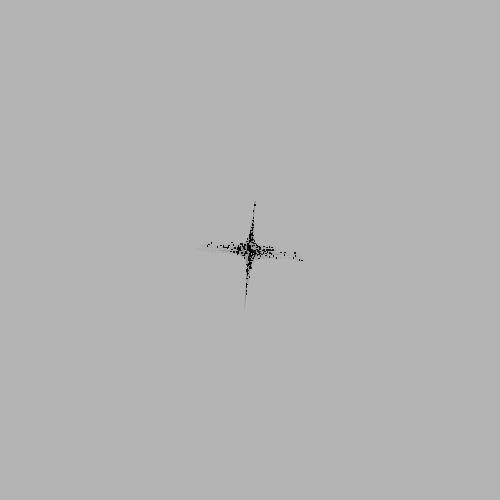
Frame 1 (no input)
Frame 60 (the mouse pressed at the canvas centre just before this capture): identical to frame 1, image omitted
Frame 120 (the mouse held since frame 60 and released just before this capture): identical to frame 1, image omitted

The Processing sketch that drew this single still picture (run headless with seeded random() and noise(); from frame 60 on, the mouse is pressed at the canvas centre):

// Processing sketch: Simulation
// ── Simulation.pde
import java.util.*;

ArrayList<PVector> grid = new ArrayList<>();

float cameraMagnitude = 100;
float cameraAngle_1 = 0.1;
float cameraAngle_2 = 0.1;

float x1 = cameraMagnitude * cos(cameraAngle_1) *  sin(cameraAngle_2);
float z1 = cameraMagnitude * cos(cameraAngle_2);
float y1 = cameraMagnitude * sin(cameraAngle_1) * sin(cameraAngle_2);

PVector vertLine = new PVector(-x1*z1,-y1*z1, x1*x1 + y1*y1);
PVector horiLine = new PVector(y1, -x1, 0);
PVector normalVector = new PVector(x1,y1,z1);

PVector cameraCords = new PVector(x1,y1,z1);

float pi = 3.14159263589;
float e = 2.718281828;

void setup(){
 size(500,500);
 colorMode(HSB, 360, 100, 100);
 //colorMode(RGB, 255, 255, 255);
 background(255);
 float m = 0.25;
 for (float i = -10; i < 10; i+=m){
   for (float j = -10; j < 10; j+=m){
     for (float k = -10; k < 10; k+=m){
       if (f(i,j,k,1) < 0.5){
         grid.add(new PVector(i,j,k));
       }
     }
   }
 }
}

float f(float x, float y, float z, float k){
   float c = x*y-sin(z);
   return abs(c);
}

void draw(){
  background(255);
  
  vertLine = new PVector(-x1*z1,-y1*z1,(x1*x1 + y1*y1));
  horiLine = new PVector(y1, -x1, 0);
  
  for (PVector point: grid){
    PVector new3dCoords = project3d(point);
    PVector newCoords = project2d(new3dCoords);
    float d = point.dist(cameraCords);
    fill(100, 100, 3000/d);
    //fill(point.x*255,point.y*255,point.z*255);
    ellipse(newCoords.x * width / cameraMagnitude + width/2, newCoords.y * height / cameraMagnitude + height/2, 100 / d / d, 100 / d / d);
  }
}

void keyPressed(){
  if (keyCode == RIGHT){
    cameraAngle_1 -= pi / 100;
  }
  if (keyCode == LEFT){
    cameraAngle_1 += pi / 100;
  }
  if (keyCode == UP){
    cameraAngle_2 += pi / 100;
  }
  if (keyCode == DOWN){
    cameraAngle_2 -= pi / 100;
  }
  if (key == 'e'){
    cameraMagnitude += 5;
  }
  if (key == 'q'){
    cameraMagnitude -= 5;
  }
  cameraAngle_1 = (cameraAngle_1 + 2 * pi) % (2 * pi);
  cameraAngle_2 = (cameraAngle_2  + 2 * pi) % (2 * pi);
  x1 = cameraMagnitude * cos(cameraAngle_1) *  sin(cameraAngle_2);
  z1 = cameraMagnitude * cos(cameraAngle_2);
  y1 = cameraMagnitude * sin(cameraAngle_1) * sin(cameraAngle_2);
  cameraCords = new PVector(x1,y1,z1);
}

PVector project3d(PVector point){
  PVector lineVector = point.copy().sub(cameraCords);
  float xP = lineVector.x;
  float yP = lineVector.y;
  float zP = lineVector.z;
  
  float x2 = (y1*yP*x1 - y1*xP*y1 + z1*zP*x1 - z1*xP*z1) / (x1*xP + y1*yP + z1*zP);
  float y2 = (x1*xP*y1 - x1*yP*x1 + z1*zP*y1 - z1*yP*z1) / (x1*xP + y1*yP + z1*zP);
  float z2 = (y1*yP*z1 - y1*zP*y1 + x1*xP*z1 - x1*zP*x1) / (x1*xP + y1*yP + z1*zP);

  return new PVector(x2,y2,z2);
}

PVector project2d(PVector transformedPoint){
    PVector jVector = vertLine.copy().setMag(1);
    PVector iVector = horiLine.copy().setMag(1);
    
    float y = 0;
    if (jVector.z != 0){
      y = transformedPoint.z / jVector.z;
    }
    float x = 0;
    if (iVector.x != 0){
      x = (transformedPoint.x - y * jVector.x) / iVector.x;
    }
    return new PVector(x,y);
}
